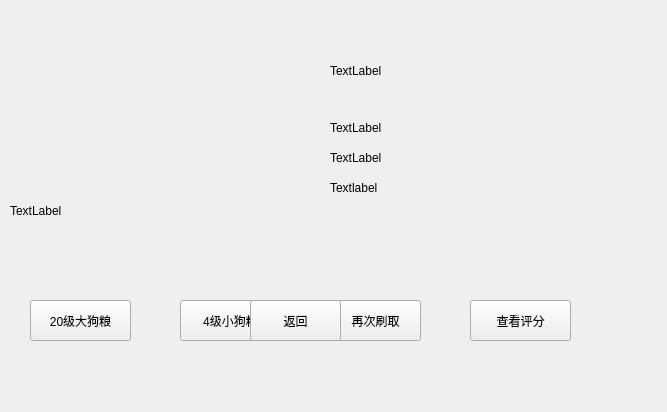
<?xml version="1.0" encoding="UTF-8"?>
<ui version="4.0">
 <class>SYW</class>
 <widget class="QWidget" name="SYW">
  <property name="geometry">
   <rect>
    <x>0</x>
    <y>0</y>
    <width>667</width>
    <height>412</height>
   </rect>
  </property>
  <property name="windowTitle">
   <string>Form</string>
  </property>
  <widget class="QLabel" name="label">
   <property name="geometry">
    <rect>
     <x>50</x>
     <y>30</y>
     <width>161</width>
     <height>141</height>
    </rect>
   </property>
   <property name="text">
    <string/>
   </property>
   <property name="scaledContents">
    <bool>true</bool>
   </property>
  </widget>
  <widget class="QLabel" name="name">
   <property name="geometry">
    <rect>
     <x>10</x>
     <y>190</y>
     <width>241</width>
     <height>41</height>
    </rect>
   </property>
   <property name="text">
    <string>TextLabel</string>
   </property>
  </widget>
  <widget class="QLabel" name="mainAttribute">
   <property name="geometry">
    <rect>
     <x>330</x>
     <y>30</y>
     <width>271</width>
     <height>81</height>
    </rect>
   </property>
   <property name="text">
    <string>TextLabel</string>
   </property>
  </widget>
  <widget class="QLabel" name="attribute1">
   <property name="geometry">
    <rect>
     <x>330</x>
     <y>120</y>
     <width>211</width>
     <height>16</height>
    </rect>
   </property>
   <property name="text">
    <string>TextLabel</string>
   </property>
  </widget>
  <widget class="QLabel" name="attribute2">
   <property name="geometry">
    <rect>
     <x>330</x>
     <y>150</y>
     <width>221</width>
     <height>16</height>
    </rect>
   </property>
   <property name="text">
    <string>TextLabel</string>
   </property>
  </widget>
  <widget class="QLabel" name="attribute3">
   <property name="geometry">
    <rect>
     <x>330</x>
     <y>180</y>
     <width>221</width>
     <height>16</height>
    </rect>
   </property>
   <property name="text">
    <string>Textlabel</string>
   </property>
  </widget>
  <widget class="QLabel" name="attribute4">
   <property name="geometry">
    <rect>
     <x>330</x>
     <y>210</y>
     <width>231</width>
     <height>16</height>
    </rect>
   </property>
   <property name="text">
    <string>&lt;html&gt;&lt;head/&gt;&lt;body&gt;&lt;p&gt;&lt;br/&gt;&lt;/p&gt;&lt;/body&gt;&lt;/html&gt;</string>
   </property>
  </widget>
  <widget class="QPushButton" name="twentyBtn">
   <property name="geometry">
    <rect>
     <x>30</x>
     <y>300</y>
     <width>101</width>
     <height>41</height>
    </rect>
   </property>
   <property name="text">
    <string>20级大狗粮</string>
   </property>
  </widget>
  <widget class="QPushButton" name="fourBtn">
   <property name="geometry">
    <rect>
     <x>180</x>
     <y>300</y>
     <width>101</width>
     <height>41</height>
    </rect>
   </property>
   <property name="text">
    <string>4级小狗粮</string>
   </property>
  </widget>
  <widget class="QPushButton" name="againBtn">
   <property name="geometry">
    <rect>
     <x>330</x>
     <y>300</y>
     <width>91</width>
     <height>41</height>
    </rect>
   </property>
   <property name="text">
    <string>再次刷取</string>
   </property>
  </widget>
  <widget class="QPushButton" name="viewRatingBtn">
   <property name="geometry">
    <rect>
     <x>470</x>
     <y>300</y>
     <width>101</width>
     <height>41</height>
    </rect>
   </property>
   <property name="text">
    <string>查看评分</string>
   </property>
  </widget>
  <widget class="QLabel" name="marklabel">
   <property name="geometry">
    <rect>
     <x>320</x>
     <y>80</y>
     <width>201</width>
     <height>181</height>
    </rect>
   </property>
   <property name="text">
    <string/>
   </property>
  </widget>
  <widget class="QPushButton" name="backbtn">
   <property name="geometry">
    <rect>
     <x>250</x>
     <y>300</y>
     <width>91</width>
     <height>41</height>
    </rect>
   </property>
   <property name="text">
    <string>返回</string>
   </property>
  </widget>
 </widget>
 <resources/>
 <connections/>
</ui>
